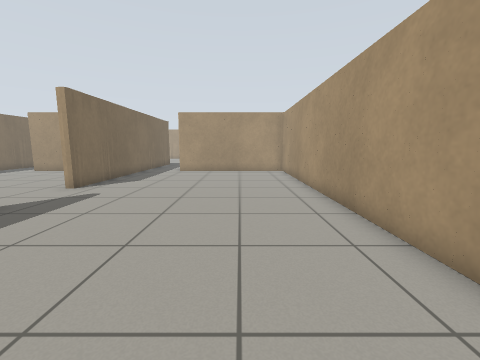
view 1 (above)

16 first-person views from a walk through a Gazebo world. The camera is 0.86 m above the floor, tilts 8° down and sees 90° across. The floor is counted in squares, 0.5 m on a side. Each view is taken from the middle of a square. On the plan, view 1 faces up. The plan holds only what a view shows up to about 14 squares ahead; the rest is blank. The place goes on beyond the plan.

view 2
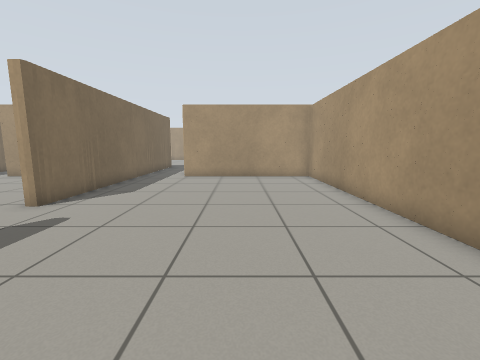

view 3
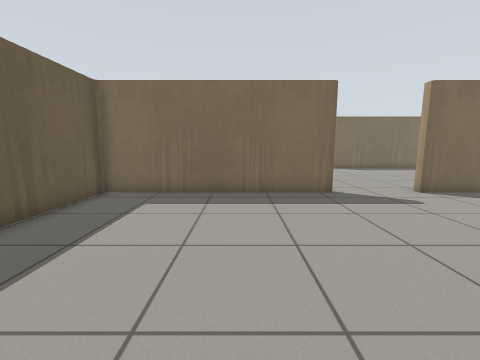

view 4
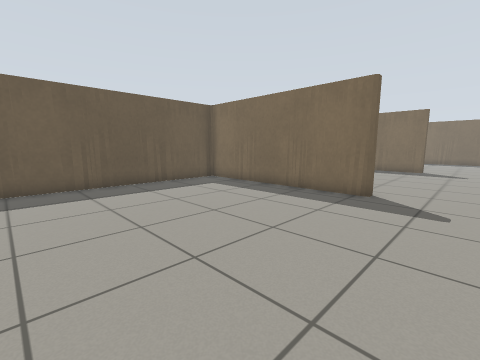

view 5
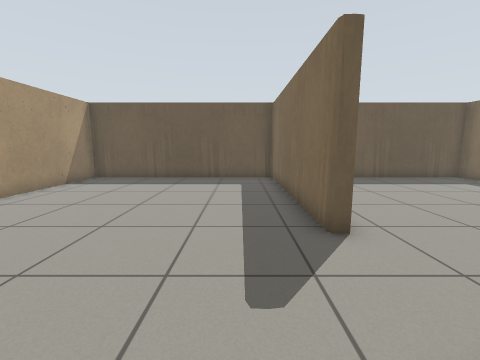

view 6
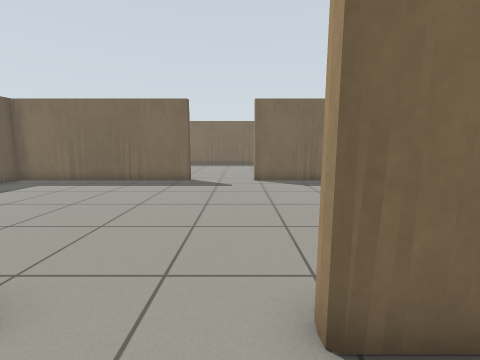

view 7
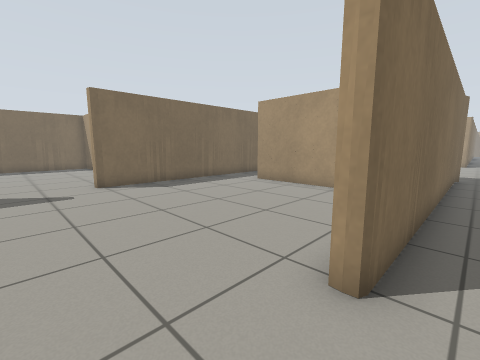

view 8
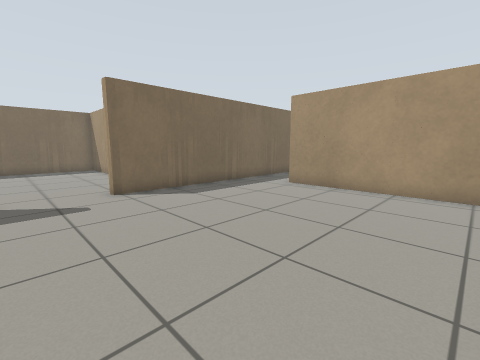

view 9
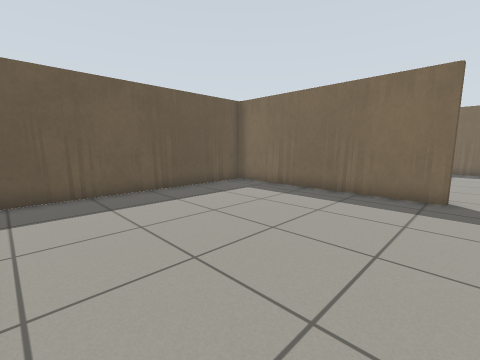

view 10
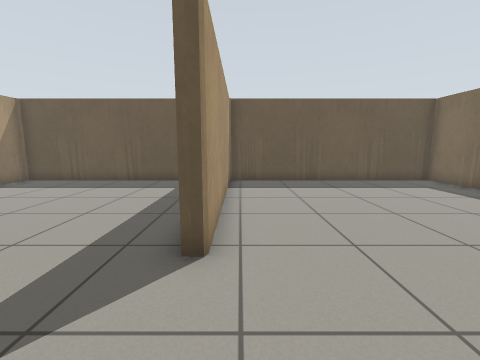

view 11
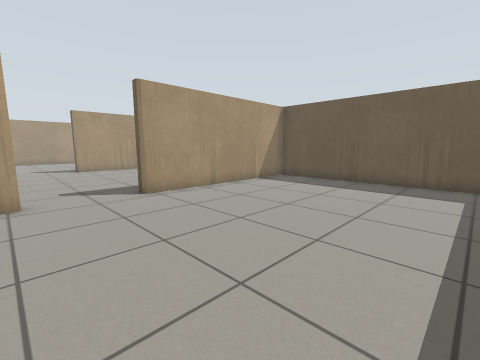

view 12
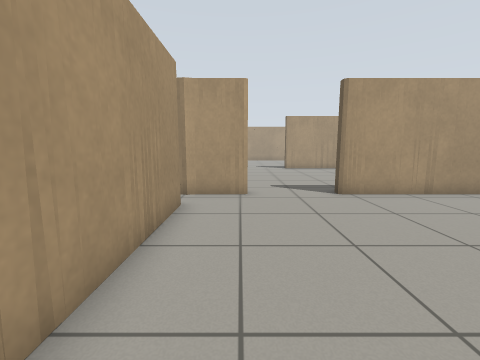

view 13
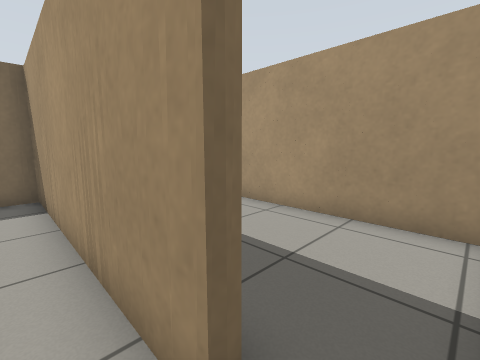

view 14
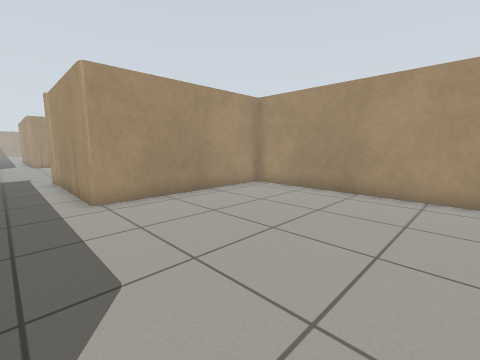

view 15
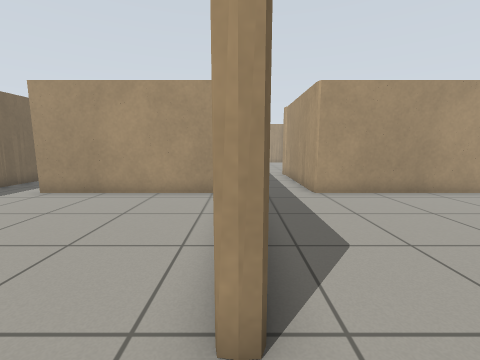

view 16
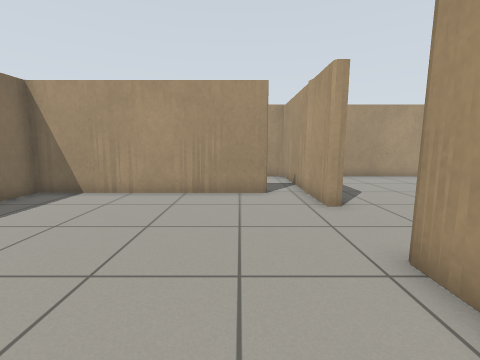

### Floor plan
Ten units are one square. View 1 is at (0, 0); x grows to the right and y downward. Boxes are objects, and circles mark ways between rooms. Rooms are numbered by the first view taken in them; rooms with no view inside come last. Other rooms are left out.
<svg viewBox="-270 -175 305 201">
<path fill="none" stroke="#000" d="M-68 -64 -68 21 30 21 30 -168 -42 -168M-68 -166 -68 -97M-170 -64 -170 21 -72 21 -72 6M-79 -168 -145 -168M-170 -164 -170 -97M-175 -98 -175 -121M-190 -117 -265 -117M-175 -115 -176 -119M-175 17 -175 -64M-265 21 -175 21"/>
<circle cx="-70" cy="-80" r="3" fill="#2a7"/>
<circle cx="-170" cy="-80" r="3" fill="#2a7"/>
<text x="-20" y="-80">1</text>
<text x="-120" y="-80">2</text>
<text x="-220" y="-50">3</text>
</svg>
Room 1 opens to room 2. Room 2 opens to room 3.

Where each view was taken, in squares from view 1:
view 1: 0 up, 0 right, facing up
view 2: 3 up, 1 left, facing up
view 3: 3 up, 2 right, facing left
view 4: 9 up, 2 right, facing down-left
view 5: 11 up, 5 left, facing down
view 6: 9 up, 5 left, facing left
view 7: 7 up, 6 left, facing up-left
view 8: 7 up, 8 left, facing up-left
view 9: 7 up, 8 left, facing down-left
view 10: 10 up, 18 left, facing down
view 11: 10 up, 26 left, facing down-right
view 12: 10 up, 26 left, facing right
view 13: 11 up, 18 left, facing up-left
view 14: 9 up, 6 left, facing up-right
view 15: 8 up, 7 left, facing up
view 16: 3 up, 20 left, facing up
